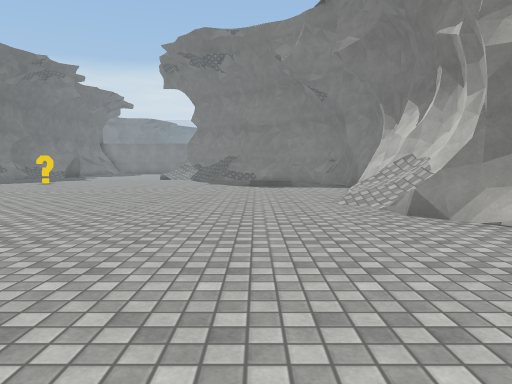
view 1 (above)

19 first-person views from a walk through a scene from a Unity 3-D project. The camera is 1.2 m above the floor, tilts 4° down and sees 70° across. The floor is counted in squares, 2 m on a side. Each view is taken from the middle of a square. On the plan, view 1 faces up. The plan holds only what a view shows up to about 10 squares ahead; the rest is blank. The place goes on beyond the plan. The player character is not drawn. Surface patterns are stand-ins for the level's own textures.

view 2
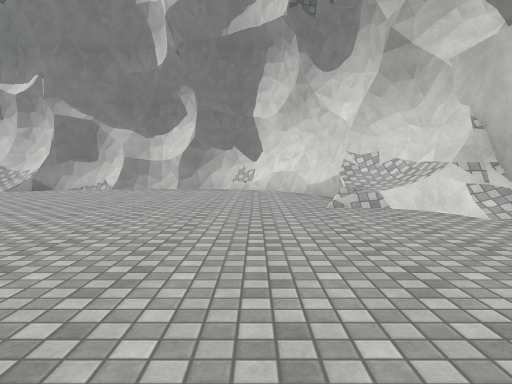

view 3
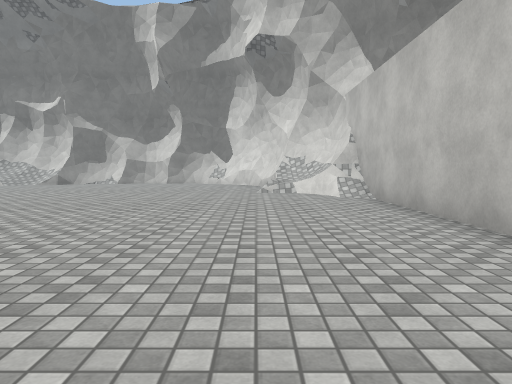

view 4
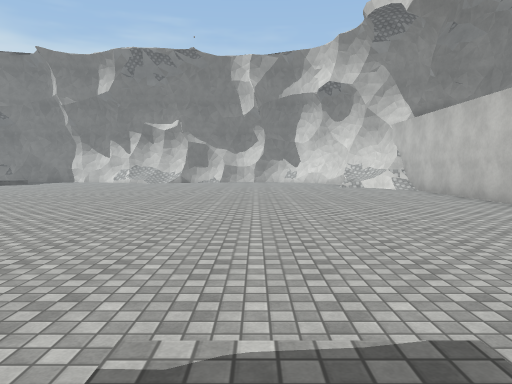

view 5
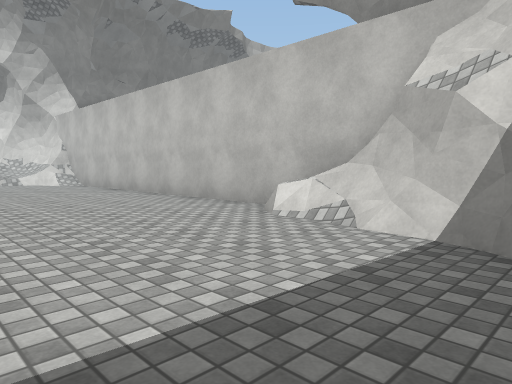

view 6
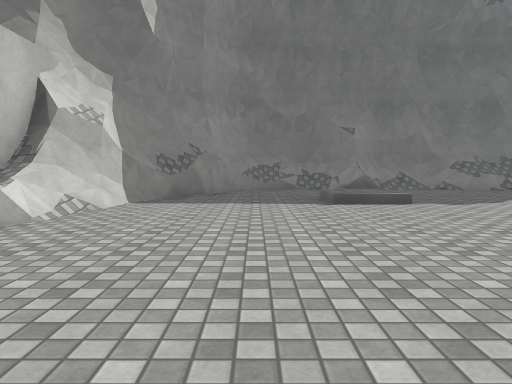

view 7
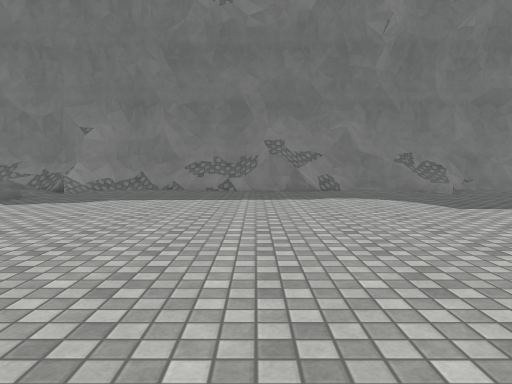

view 8
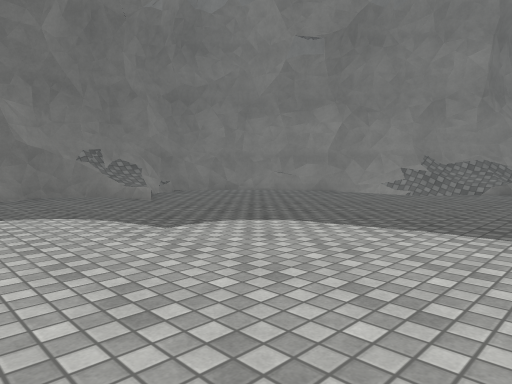

view 9
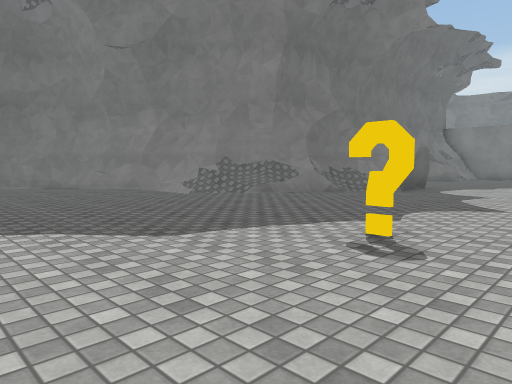

view 10
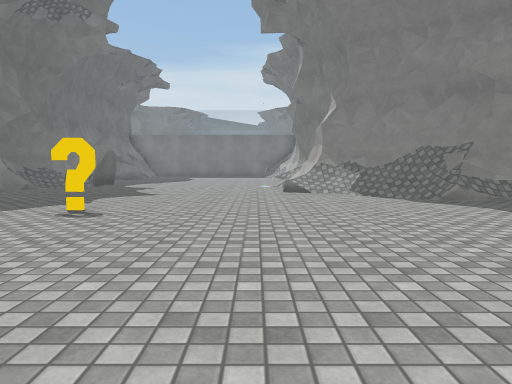

view 11
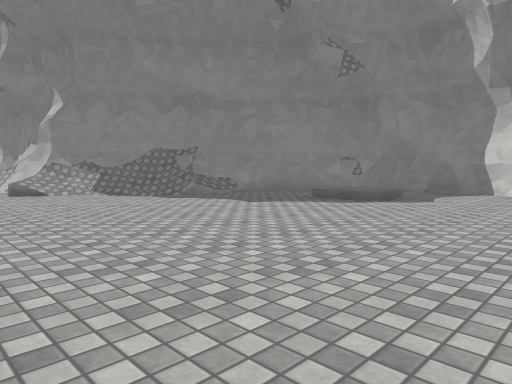

view 12
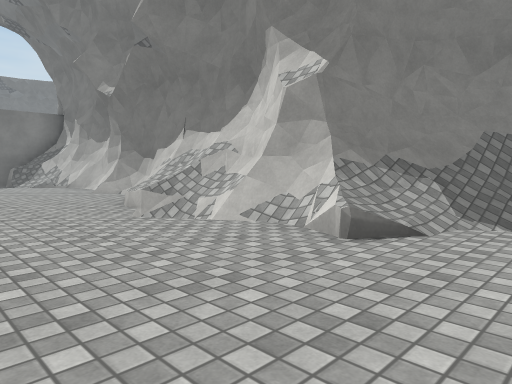

view 13
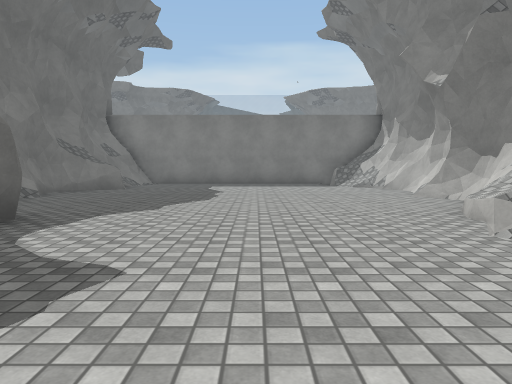

view 14
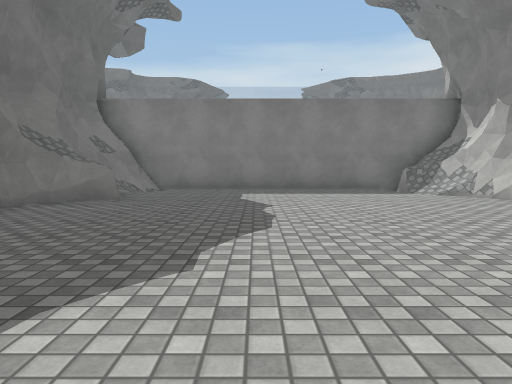

view 15
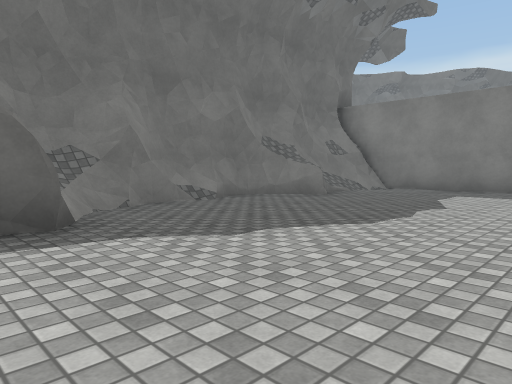

view 16
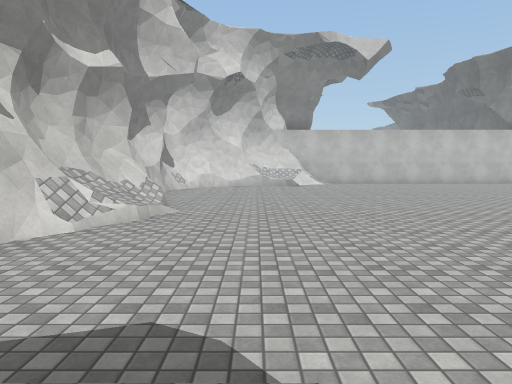

view 17
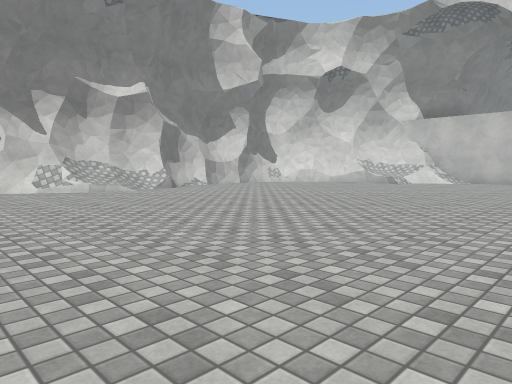

view 18
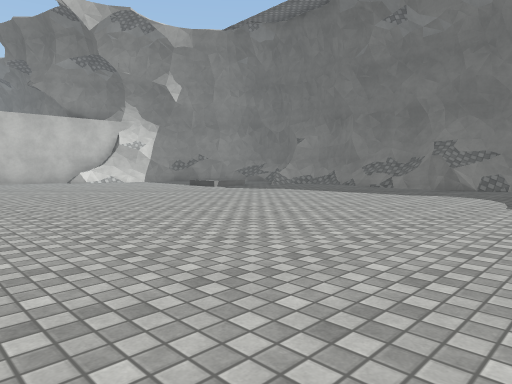

view 19
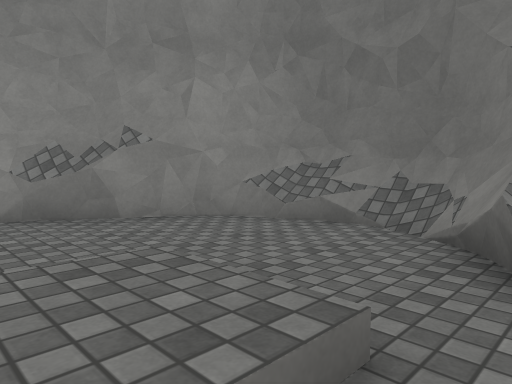

### Floor plan
Key: @ floor where view 1 was taken; # wall or solid block; . main floor; : floor 0.75 m higher than the main floor; / step, stairs or slope; = window, fence, low wall or low ledge; ^ raised ledge.
Columns run from 18 left of view 1 to 3 right of it. Each row starts with its distance up from view 1.
 29        #########
 28       ##....../#
 27       #=....../#
 26       ##....../#
 25       #........#
 24       #........#
 23       #........#
 22       #........#
 21       #^......=#
 20       #^#.....:#
 19       ###.... ##
 18      ##/......##
 17     ##//......=####
 16    ##//.......////#
 15   ###/..........//###
 14 ###................/##
 13 #..........#......../#
 12 #................./  #
 11 #.................//.#
 10 ##...................#
  9 #....................#
  8 #.................../#
  7 ##................../#
  6 ##................../#
  5 #=................../#
  4 #.................../#
  3 #....................#
  2 #//..................#
  1 ##.//................#
  0 #..//.............@..#
 -1 #....................#
 -2 ###.................##
 -3   ###/...........=###
 -4     ##/.........###
 -5      ############

Where each view was taken, in squares from view 1:
view 1: 0 up, 0 right, facing up
view 2: 1 down, 7 left, facing right
view 3: 2 down, 10 left, facing right
view 4: 1 up, 15 left, facing right
view 5: 0 up, 15 left, facing down-right
view 6: 1 down, 8 left, facing left
view 7: 6 up, 8 left, facing left
view 8: 7 up, 10 left, facing up-left
view 9: 10 up, 6 left, facing up-left
view 10: 8 up, 5 left, facing up
view 11: 8 up, 6 left, facing up-right
view 12: 15 up, 7 left, facing up-right
view 13: 16 up, 7 left, facing up
view 14: 19 up, 8 left, facing up
view 15: 19 up, 6 left, facing up-left
view 16: 12 up, 0 right, facing down
view 17: 10 up, 7 left, facing down-right
view 18: 10 up, 7 left, facing down-left
view 19: 2 up, 14 left, facing down-left
